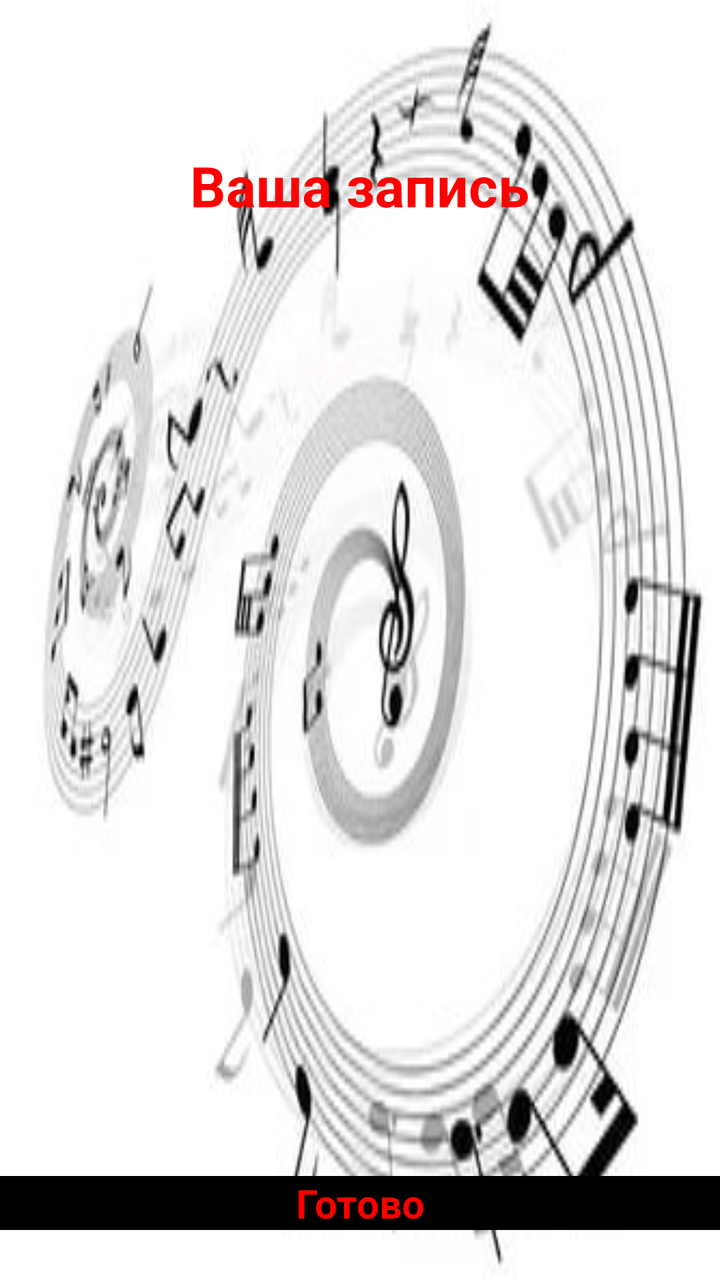
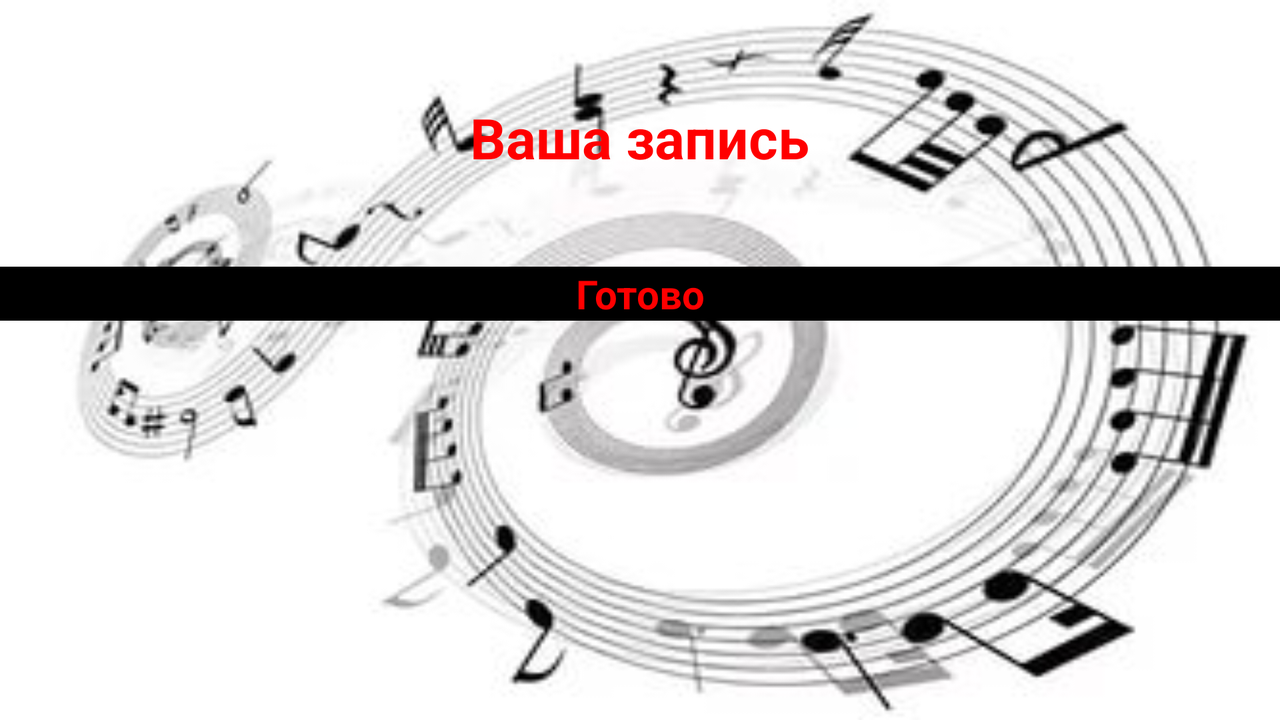

An Android layout and its configuration variant, each rendered on a device that would load it. The default file and the variant file are quoted in full after the pictures.
<!-- AndroidManifest.xml: application theme MyTheme -->
<!-- res/layout/choice.xml -->
<RelativeLayout xmlns:android="http://schemas.android.com/apk/res/android"
    xmlns:tools="http://schemas.android.com/tools"
    android:layout_width="match_parent"
    android:layout_height="match_parent"
    tools:context="${relativePackage}.${activityClass}" >

    <TextView
        android:id="@+id/textView1"
        android:layout_width="wrap_content"
        android:layout_height="wrap_content"
        android:layout_alignParentTop="true"
        android:layout_centerHorizontal="true"
        android:layout_marginTop="74dp"
        android:textSize="28sp"
        android:textColor="#FF0000"
        android:textStyle="bold"
        android:text="@string/your_record" />

    <LinearLayout
        android:id="@+id/linearLayout1"
        android:layout_width="wrap_content"
        android:layout_height="wrap_content"
        android:layout_below="@+id/textView1"
        android:layout_centerHorizontal="true"
        android:layout_marginTop="83dp" >

        <ImageButton
            android:id="@+id/imageButtonPlayRec"
            android:layout_width="162dp"
            android:layout_height="wrap_content"
            android:adjustViewBounds="true"
            android:scaleType="fitXY"
            android:src="@drawable/play" />

        <ImageButton
            android:id="@+id/imageButtonBack"
            android:layout_width="wrap_content"
            android:layout_height="wrap_content"
            android:adjustViewBounds="true"
            android:scaleType="fitXY"
            android:src="@drawable/record" />

    </LinearLayout>

    <Button
        android:id="@+id/buttonSubmit"
        style="@style/Buttons"
        android:layout_width="fill_parent"
        android:layout_height="wrap_content"
        android:layout_alignParentBottom="true"
        android:layout_alignParentLeft="true"
        android:layout_marginBottom="25dp"
        android:gravity="center"
        android:text="@string/submit" />

</RelativeLayout>
<!-- resources referenced by this layout -->
<resources>
  <string name="submit">Готово</string>
  <string name="your_record">Ваша запись</string>
  <style name="Buttons">
          <item name="android:background">#000000</item>
          <item name="android:textSize">20sp</item>
          <item name="android:textStyle">bold</item>
          <item name="android:textColor">#FF0000</item>
      </style>
  <style name="MyTheme">
          <item name="android:windowNoTitle">true</item>
          <item name="android:windowBackground">@drawable/back</item>
      </style>
  <!-- drawable back: jpg bitmap (drawable, 14632 bytes) -->
</resources>
<!-- res/layout-land/choice.xml (the repository's variant of the layout above) -->
<!-- drawn on the phone turned sideways -->
<RelativeLayout xmlns:android="http://schemas.android.com/apk/res/android"
    xmlns:tools="http://schemas.android.com/tools"
    android:layout_width="match_parent"
    android:layout_height="match_parent"
    tools:context="${relativePackage}.${activityClass}" >

    <Button
        android:id="@+id/buttonSubmit"
        style="@style/Buttons"
        android:layout_width="fill_parent"
        android:layout_height="wrap_content"
        android:layout_below="@+id/linearLayout1"
        android:layout_centerHorizontal="true"
        android:layout_marginTop="20dp"
        android:gravity="center"
        android:text="@string/submit" />

    <TextView
        android:id="@+id/textView1"
        android:layout_width="wrap_content"
        android:layout_height="wrap_content"
        android:layout_alignParentTop="true"
        android:layout_centerHorizontal="true"
        android:layout_marginTop="50dp"
        android:text="@string/your_record"
        android:textColor="#FF0000"
        android:textSize="28sp"
        android:textStyle="bold" />

    <LinearLayout
        android:id="@+id/linearLayout1"
        android:layout_width="wrap_content"
        android:layout_height="wrap_content"
        android:layout_below="@+id/textView1"
        android:layout_centerHorizontal="true"
        android:layout_marginTop="26dp" >

        <ImageButton
            android:id="@+id/imageButtonPlayRec"
            android:layout_width="162dp"
            android:layout_height="wrap_content"
            android:adjustViewBounds="true"
            android:scaleType="fitXY"
            android:src="@drawable/play" />

        <ImageButton
            android:id="@+id/imageButtonBack"
            android:layout_width="158dp"
            android:layout_height="match_parent"
            android:adjustViewBounds="true"
            android:scaleType="fitXY"
            android:src="@drawable/record" />
    </LinearLayout>

</RelativeLayout>
